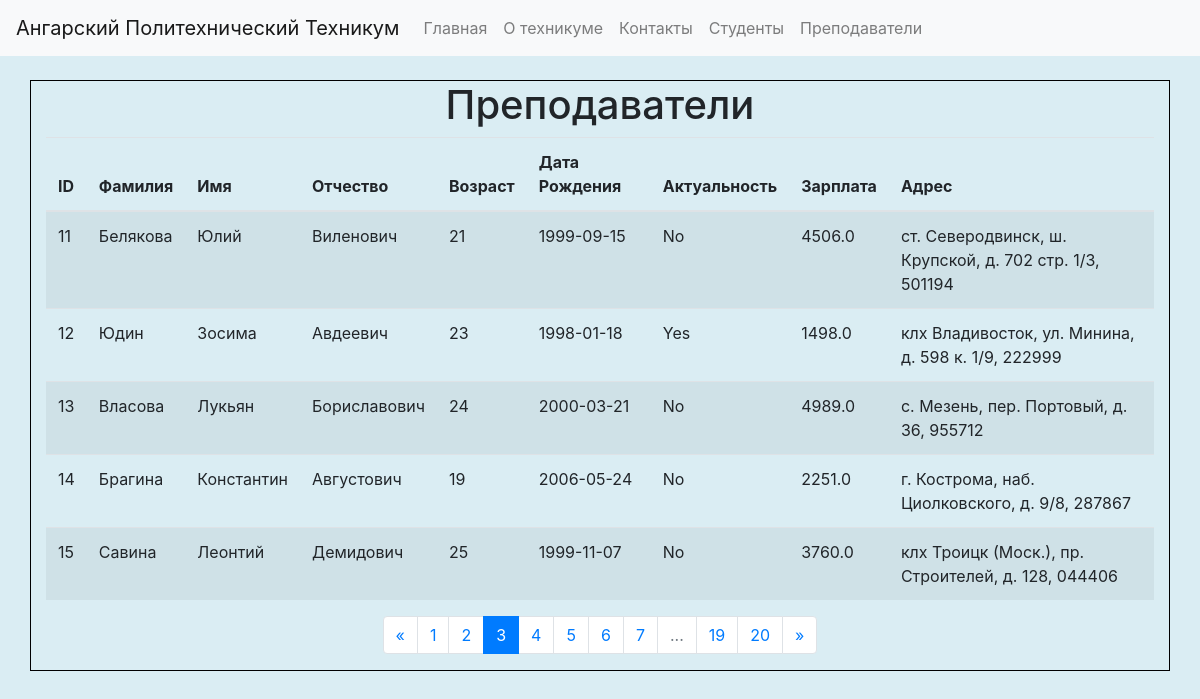
Page /prepods?page=3 on the committed database.
### app.py (models this page shows, shortened)
class Prepod(db.Model):
    id = db.Column(db.Integer, primary_key=True)
    first_name = db.Column(db.String(80), nullable=False)
    last_name = db.Column(db.String(80), nullable=False)
    middle_name = db.Column(db.String(80), nullable=False)
    age = db.Column(db.Integer, nullable=False)
    birth_date = db.Column(db.Date, nullable=False)
    is_active = db.Column(db.Boolean, nullable=False, default=True)
    salary = db.Column(db.Float, nullable=False)
    address = db.Column(db.String(120), nullable=False)

### app.py (the view)
@app.route('/prepods')
def prepods():
    page = request.args.get('page', 1, type=int)
    prepods = Prepod.query.paginate(page=page, per_page=5)
    return render_template('prepods.html', prepods=prepods)

### templates/prepods.html (shortened to what this page needs)
{% extends "layout.html" %}
{% block content %}
<h1>Преподаватели</h1>
<table class="table table-striped">
    <thead>
        <tr>
            <th>ID</th>
            <th>Фамилия</th>
            <th>Имя</th>
            <th>Отчество</th>
            <th>Возраст</th>
            <th>Дата Рождения</th>
            <th>Актуальность</th>
            <th>Зарплата</th>
            <th>Адрес</th>
        </tr>
    </thead>
    <tbody>
        {% for prepod in prepods.items %}
        <tr>
            <td>{{ prepod.id }}</td>
            <td>{{ prepod.last_name }}</td>
            <td>{{ prepod.first_name }}</td>
            <td>{{ prepod.middle_name }}</td>
            <td>{{ prepod.age }}</td>
            <td>{{ prepod.birth_date }}</td>
            <td>{{ "Yes" if prepod.is_active else "No" }}</td>
            <td>{{ prepod.salary }}</td>
            <td>{{ prepod.address }}</td>
        </tr>
        {% endfor %}
    </tbody>
</table>
<nav aria-label="Page navigation">
    <ul class="pagination">
        {% if prepods.has_prev %}
        <li class="page-item">
            <a class="page-link" href="{{ url_for('prepods', page=prepods.prev_num) }}" aria-label="Previous">
                <span aria-hidden="true">&laquo;</span>
            </a>
        </li>
        {% else %}
        <li class="page-item disabled">
            <span class="page-link" aria-hidden="true">&laquo;</span>
        </li>
        {% endif %}
        {% for page_num in prepods.iter_pages() %}
            {% if page_num %}
                {% if page_num != prepods.page %}
                <li class="page-item">
                    <a class="page-link" href="{{ url_for('prepods', page=page_num) }}">{{ page_num }}</a>
                </li>
                {% else %}
                <li class="page-item active">
                    <span class="page-link">{{ page_num }}</span>
                </li>
                {% endif %}
            {% else %}
            <li class="page-item disabled">
                <span class="page-link">...</span>
            </li>
            {% endif %}
        {% endfor %}
        {% if prepods.has_next %}
        <li class="page-item">
            <a class="page-link" href="{{ url_for('prepods', page=prepods.next_num) }}" aria-label="Next">
                <span aria-hidden="true">&raquo;</span>
            </a>
        </li>
        {% else %}
        <li class="page-item disabled">
            <span class="page-link" aria-hidden="true">&raquo;</span>
        </li>
        {% endif %}
    </ul>
</nav>
{% endblock %}

### static/css/styles.css (style rules this page uses)
body { background-color: rgb(218, 237, 243); }

### rows in the picture
Prepod: id "11", last_name "Белякова", first_name "Юлий", middle_name "Виленович", age "21", birth_date "1999-09-15", is_active "No", salary "4506.0", address "ст. Северодвинск, ш. Крупской, д. 702 стр. 1/3, 501194"
Prepod: id "12", last_name "Юдин", first_name "Зосима", middle_name "Авдеевич", age "23", birth_date "1998-01-18", is_active "Yes", salary "1498.0", address "клх Владивосток, ул. Минина, д. 598 к. 1/9, 222999"
Prepod: id "13", last_name "Власова", first_name "Лукьян", middle_name "Бориславович", age "24", birth_date "2000-03-21", is_active "No", salary "4989.0", address "с. Мезень, пер. Портовый, д. 36, 955712"
Prepod: id "14", last_name "Брагина", first_name "Константин", middle_name "Августович", age "19", birth_date "2006-05-24", is_active "No", salary "2251.0", address "г. Кострома, наб. Циолковского, д. 9/8, 287867"
Prepod: id "15", last_name "Савина", first_name "Леонтий", middle_name "Демидович", age "25", birth_date "1999-11-07", is_active "No", salary "3760.0", address "клх Троицк (Моск.), пр. Строителей, д. 128, 044406"

### other values in the picture
{{ page_num }} "1" "2" "4" "5" "6" "7" "19" "20"
{{ page_num }} "3"
